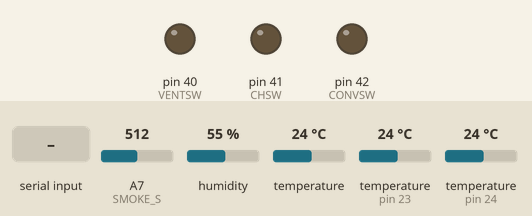
Recording of a sketch running on a simulated Arduino Mega 2560, built with avr-gcc and run on an emulated ATmega2560. Parts: output pins drawn as LEDs (lit = HIGH). The test bench sets the inputs (shaded band); at power-on: A7 (SMOKE_S) = 512, humidity 55 %, temperature 24 °C, temperature (sensors on pin 23, pin 24) 24 °C. What the sketch prints to the serial monitor is not drawn.

Above: at 2.8 s.
2.9 s: "S" received over Serial
At 4.1 s:
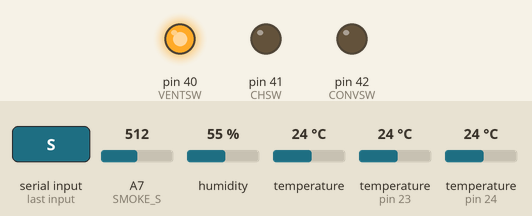
4.4 s: "X" received over Serial
At 5.2 s:
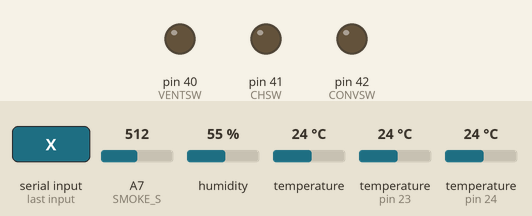
Timing chart, 0 to 7.4 s (numbered marks = the images above; inputs shaded):
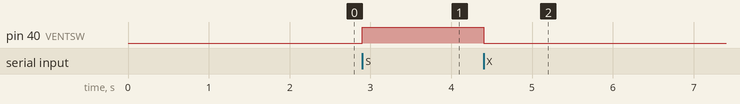

Measured:
- after the input at 2.9 s, pin 40 (VENTSW): LOW → HIGH at once
- after the input at 4.4 s, pin 40 (VENTSW): HIGH → LOW at once

The sketch:

MicroHomeArduino.ino
```cpp
#include <ArduinoJson.h>
#include <TimeLib.h>
#include <OneWire.h>
#include <DallasTemperature.h>
//#include <SPI.h>
#include <SparkFunHTU21D.h>


typedef uint8_t uint;

#define LIGHT_S 0
#define IN_S 23
#define CHW_S 24
#define IR  25
#define VENTSW 40
#define CHSW 41
#define CONVSW 42

#define SMOKE_S 7
#define empty_str ""


OneWire inside_w(IN_S);
OneWire chw_w(CHW_S);

DallasTemperature InsideTS(&inside_w);
DallasTemperature ChwTS(&chw_w);

HTU21D OutsideI2C;


struct Sensor
{
	double Inside = 0;
	double Outside = 0;
	double Humidity = 0;
	short Lux = 0;
	short Smoke = 0;
};

struct CentralHeating
{
	double Water = 0;
	double DaySet = 22;
	double NightSet = 15;
};

struct Settings
{
	bool Heating = false;
	bool DayMode = true;
	bool SmokeAbsorber = false;
};


class Timer
{
	time_t start, end;
public:
	Timer(): start(0), end(0)
	{

	}

	void Begin()
	{
		start = now();
	}

	void Reset()
	{
		start = now();
	}

	time_t Elapsed()
	{
		return now() - start;
	}
};


class MicroHome
{
public:
	Sensor sensor;
	CentralHeating centralHeating;
	Settings settings;

	MicroHome(){
		OutsideI2C.begin();

		pinMode(LIGHT_S, INPUT);
		pinMode(SMOKE_S, INPUT);
		pinMode(VENTSW, OUTPUT);
		pinMode(CHSW, OUTPUT);
		pinMode(CONVSW, OUTPUT);
	}

	void RefreshSensors()
	{
		sensor.Outside = OutsideI2C.readTemperature();
		sensor.Humidity = OutsideI2C.readHumidity();


		InsideTS.requestTemperatures();
		sensor.Inside = InsideTS.getTempCByIndex(0);

		ChwTS.requestTemperatures();
		centralHeating.Water = ChwTS.getTempCByIndex(0);

		sensor.Lux = analogRead(LIGHT_S);
		sensor.Smoke = analogRead(SMOKE_S);

	}
	void SendSensorsState()
	{
		StaticJsonBuffer<200> jsonBuffer;

		JsonObject& root = jsonBuffer.createObject();
		JsonObject& Sensor = jsonBuffer.createObject();
		JsonObject& CentralHeating = jsonBuffer.createObject();
		JsonObject& Settings = jsonBuffer.createObject();

		Sensor["Inside"] = sensor.Inside;
		Sensor["Outside"] = sensor.Outside;
		Sensor["Humidity"] = sensor.Humidity;
		Sensor["Lux"] = sensor.Lux;
		Sensor["Smoke"] = sensor.Smoke;

		CentralHeating["Water"] = centralHeating.Water;
		CentralHeating["Dayset"] = centralHeating.DaySet;
		CentralHeating["Nightset"] = centralHeating.NightSet;

		Settings["Heating"] = settings.Heating;
		Settings["DayMode"] = settings.DayMode;
		Settings["SmokeAbsorber"] = settings.SmokeAbsorber;

		root["Sensor"] =  Sensor;
		root["CentralHeating"] = CentralHeating;
		root["Settings"] = Settings;

		root.prettyPrintTo(Serial);
	}

};

MicroHome HomeControl;
Timer RefreshTimer;
Timer SmokeAbsTimer;

void setup()
{
	Serial.begin(115200);
	HomeControl.RefreshSensors();
	HomeControl.SendSensorsState();
	RefreshTimer.Begin();
}


void loop()
{
	char serial_data = Serial.read();

	switch (serial_data)
	{
	case 'G':
		HomeControl.SendSensorsState();
		RefreshTimer.Reset();
		break;
	case 'Y':
		HomeControl.centralHeating.DaySet += 0.5;
		break;
	case 'A':
		HomeControl.centralHeating.DaySet -= 0.5;
		break;
	case 'W':
		HomeControl.centralHeating.NightSet += 0.5;
		break;
	case 'Q':
		HomeControl.centralHeating.NightSet -= 0.5;
		break;
	case 'F':
		HomeControl.settings.Heating = false;
		if (digitalRead(CHSW)) digitalWrite(CHSW, LOW);
		if (digitalRead(CONVSW)) digitalWrite(CONVSW, LOW);
		break;
	case 'O':
		HomeControl.settings.Heating = true;
		if (!digitalRead(CHSW)) digitalWrite(CHSW, HIGH);
		break;
	case 'X':
		HomeControl.settings.SmokeAbsorber = false;
		digitalWrite(VENTSW, LOW);
		break;
	case 'S':
		HomeControl.settings.SmokeAbsorber = true;
		if (map(analogRead(SMOKE_S), 0, 1023, 0, 100) >= 11)
		{
			SmokeAbsTimer.Begin();
			digitalWrite(VENTSW, HIGH);
		}
		break;
	case 'N':
		HomeControl.settings.DayMode = false;
		break;
	case 'D':
		HomeControl.settings.DayMode = true;
		break;

	default:
		break;
	}


	if (HomeControl.settings.Heating == true)
	{
		if (HomeControl.settings.DayMode == true)
		{
			if (HomeControl.centralHeating.DaySet + 1.5 > HomeControl.sensor.Inside && !digitalRead(CHSW))
				digitalWrite(CHSW, HIGH);

			if (HomeControl.centralHeating.DaySet + 1.5 < HomeControl.sensor.Inside && digitalRead(CHSW))
				digitalWrite(CHSW, LOW);

			if (HomeControl.centralHeating.DaySet + 1.5 > HomeControl.sensor.Inside && HomeControl.centralHeating.Water >= 37 && !digitalRead(CONVSW))
				digitalWrite(CONVSW, HIGH);

			if (HomeControl.centralHeating.DaySet + 1.5 < HomeControl.sensor.Inside && HomeControl.centralHeating.Water < 37 && digitalRead(CONVSW) == HIGH)
				digitalWrite(CONVSW, LOW);
		}
		else
		{
			if (HomeControl.centralHeating.NightSet + 1.5 > HomeControl.sensor.Inside && !digitalRead(CHSW))
				digitalWrite(CHSW, HIGH);
			if (HomeControl.centralHeating.NightSet + 1.5 < HomeControl.sensor.Inside && digitalRead(CHSW))
				digitalWrite(CHSW, LOW);

			if (HomeControl.centralHeating.NightSet + 1.5 > HomeControl.sensor.Inside && HomeControl.centralHeating.Water >= 37 && !digitalRead(CONVSW))
				digitalWrite(CONVSW, HIGH);

			if (HomeControl.centralHeating.NightSet + 1.5 < HomeControl.sensor.Inside && HomeControl.centralHeating.Water < 37 && digitalRead(CONVSW) == HIGH)
				digitalWrite(CONVSW, LOW);
		}
	}

	if (HomeControl.settings.DayMode == false)
	{
		if (digitalRead(CHSW)) digitalWrite(CHSW, LOW);
		if (digitalRead(CONVSW)) digitalWrite(CONVSW, LOW);
	}

	if (HomeControl.settings.SmokeAbsorber && map(analogRead(SMOKE_S),0,1023,0,100) >= 11)
	{
		SmokeAbsTimer.Begin();
		if (!digitalRead(VENTSW)) digitalWrite(VENTSW, HIGH);
	}

	if (HomeControl.settings.SmokeAbsorber && digitalRead(VENTSW) == HIGH && map(analogRead(SMOKE_S), 0, 1023, 0, 100) < 11 && SmokeAbsTimer.Elapsed() > 200)
	{
		digitalWrite(VENTSW, LOW);
	}

	if (HomeControl.settings.SmokeAbsorber == false && digitalRead(VENTSW))
		digitalWrite(VENTSW, LOW);

	if (RefreshTimer.Elapsed() > 30)
	{
		HomeControl.RefreshSensors();
		RefreshTimer.Reset();
	}
}
```
